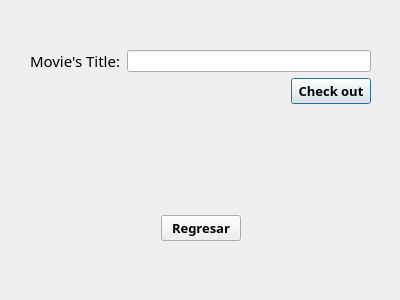
<?xml version="1.0" encoding="UTF-8"?>
<ui version="4.0">
 <class>Rentar</class>
 <widget class="QDialog" name="Rentar">
  <property name="geometry">
   <rect>
    <x>0</x>
    <y>0</y>
    <width>400</width>
    <height>300</height>
   </rect>
  </property>
  <property name="windowTitle">
   <string>Dialog</string>
  </property>
  <widget class="QWidget" name="layoutWidget">
   <property name="geometry">
    <rect>
     <x>30</x>
     <y>50</y>
     <width>341</width>
     <height>191</height>
    </rect>
   </property>
   <layout class="QVBoxLayout" name="verticalLayout_3">
    <item>
     <layout class="QVBoxLayout" name="verticalLayout">
      <item>
       <layout class="QHBoxLayout" name="horizontalLayout">
        <item>
         <widget class="QLabel" name="labelTitle">
          <property name="font">
           <font>
            <family>Footlight MT Light</family>
            <pointsize>11</pointsize>
           </font>
          </property>
          <property name="text">
           <string>Movie's Title:</string>
          </property>
         </widget>
        </item>
        <item>
         <widget class="QLineEdit" name="titleMovie"/>
        </item>
       </layout>
      </item>
      <item>
       <layout class="QHBoxLayout" name="horizontalLayout_2">
        <item>
         <spacer name="horizontalSpacer">
          <property name="orientation">
           <enum>Qt::Horizontal</enum>
          </property>
          <property name="sizeHint" stdset="0">
           <size>
            <width>40</width>
            <height>20</height>
           </size>
          </property>
         </spacer>
        </item>
        <item>
         <widget class="QPushButton" name="pushCheckOut">
          <property name="font">
           <font>
            <family>Bahnschrift SemiBold SemiConden</family>
            <pointsize>10</pointsize>
            <weight>75</weight>
            <bold>true</bold>
           </font>
          </property>
          <property name="text">
           <string>Check out</string>
          </property>
         </widget>
        </item>
       </layout>
      </item>
     </layout>
    </item>
    <item>
     <layout class="QVBoxLayout" name="verticalLayout_2">
      <item>
       <spacer name="verticalSpacer_2">
        <property name="orientation">
         <enum>Qt::Vertical</enum>
        </property>
        <property name="sizeHint" stdset="0">
         <size>
          <width>20</width>
          <height>40</height>
         </size>
        </property>
       </spacer>
      </item>
      <item>
       <widget class="QLabel" name="labelResult">
        <property name="font">
         <font>
          <family>Bahnschrift SemiBold SemiConden</family>
          <pointsize>12</pointsize>
          <weight>75</weight>
          <bold>true</bold>
         </font>
        </property>
        <property name="text">
         <string/>
        </property>
        <property name="alignment">
         <set>Qt::AlignCenter</set>
        </property>
       </widget>
      </item>
      <item>
       <spacer name="verticalSpacer">
        <property name="orientation">
         <enum>Qt::Vertical</enum>
        </property>
        <property name="sizeHint" stdset="0">
         <size>
          <width>20</width>
          <height>40</height>
         </size>
        </property>
       </spacer>
      </item>
      <item>
       <layout class="QHBoxLayout" name="horizontalLayout_3">
        <item>
         <spacer name="horizontalSpacer_3">
          <property name="orientation">
           <enum>Qt::Horizontal</enum>
          </property>
          <property name="sizeHint" stdset="0">
           <size>
            <width>40</width>
            <height>20</height>
           </size>
          </property>
         </spacer>
        </item>
        <item>
         <widget class="QPushButton" name="pushBack4">
          <property name="font">
           <font>
            <family>Bahnschrift SemiBold SemiConden</family>
            <pointsize>10</pointsize>
            <weight>75</weight>
            <bold>true</bold>
           </font>
          </property>
          <property name="text">
           <string>Regresar</string>
          </property>
         </widget>
        </item>
        <item>
         <spacer name="horizontalSpacer_2">
          <property name="orientation">
           <enum>Qt::Horizontal</enum>
          </property>
          <property name="sizeHint" stdset="0">
           <size>
            <width>40</width>
            <height>20</height>
           </size>
          </property>
         </spacer>
        </item>
       </layout>
      </item>
     </layout>
    </item>
   </layout>
  </widget>
 </widget>
 <resources/>
 <connections/>
</ui>
